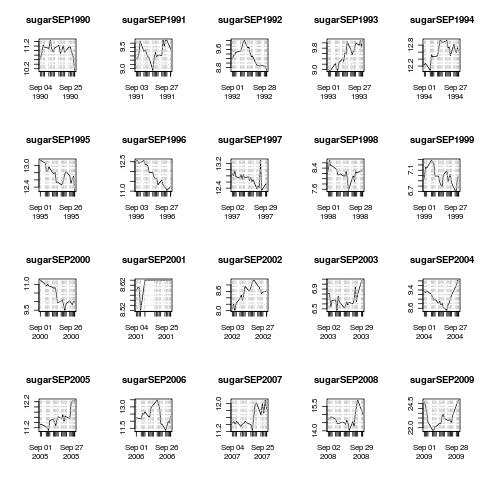

Source code (R):
## getXts:getSection:getManyplots

require(quantmod)

sugar  <- as.xts(read.zoo("~/Dropbox/DATA/IDXDATA/$SUGAR.CSV", sep=",", format ="%m/%d/%Y", header=TRUE))


## segment a series of months

sugarSEP1990 <- sugar ["199009"]
sugarSEP1991 <- sugar ["199109"]
sugarSEP1992 <- sugar ["199209"]
sugarSEP1993 <- sugar ["199309"]
sugarSEP1994 <- sugar ["199409"]
sugarSEP1995 <- sugar ["199509"]
sugarSEP1996 <- sugar ["199609"]
sugarSEP1997 <- sugar ["199709"]
sugarSEP1998 <- sugar ["199809"]
sugarSEP1999 <- sugar ["199909"]
sugarSEP2000 <- sugar ["200009"]
sugarSEP2001 <- sugar ["200109"]
sugarSEP2002 <- sugar ["200209"]
sugarSEP2003 <- sugar ["200309"]
sugarSEP2004 <- sugar ["200409"]
sugarSEP2005 <- sugar ["200509"]
sugarSEP2006 <- sugar ["200609"]
sugarSEP2007 <- sugar ["200709"]
sugarSEP2008 <- sugar ["200809"]
sugarSEP2009 <- sugar ["200909"]
sugarSEP2010 <- sugar ["201009"]


## turn on png output device

png("sepSugar.png")

## create multipane plot

par(mfrow=c(4,5))

plot (sugarSEP1990)
plot (sugarSEP1991)
plot (sugarSEP1992)
plot (sugarSEP1993)
plot (sugarSEP1994)
plot (sugarSEP1995)
plot (sugarSEP1996)
plot (sugarSEP1997)
plot (sugarSEP1998)
plot (sugarSEP1999)
plot (sugarSEP2000)
plot (sugarSEP2001)
plot (sugarSEP2002)
plot (sugarSEP2003)
plot (sugarSEP2004)
plot (sugarSEP2005)
plot (sugarSEP2006)
plot (sugarSEP2007)
plot (sugarSEP2008)
plot (sugarSEP2009)
                 

